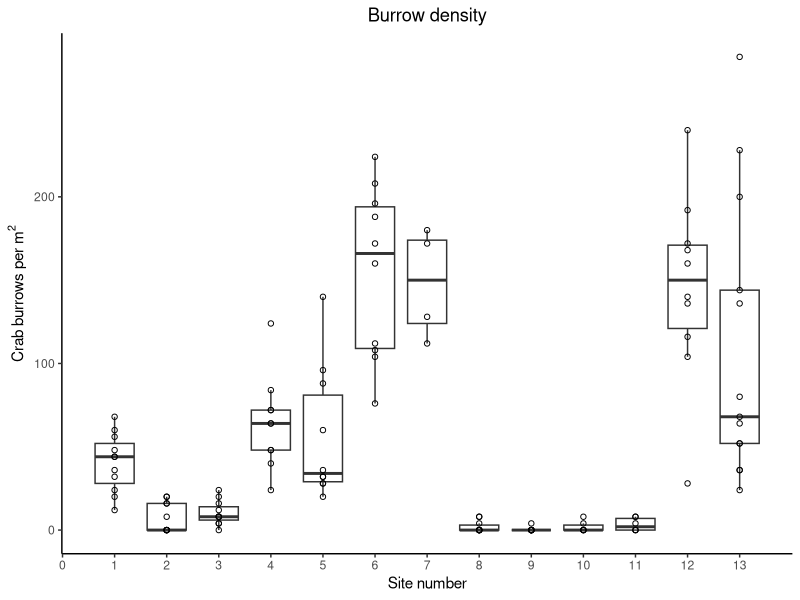
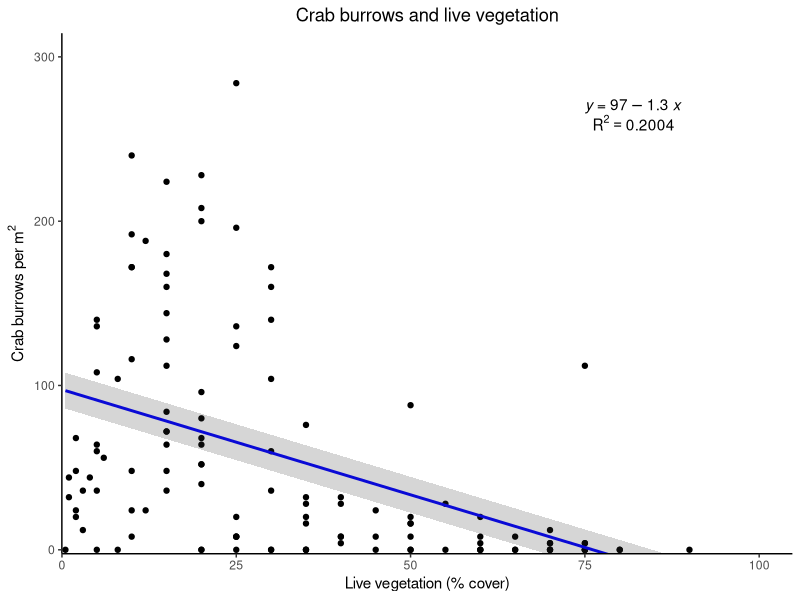

Here is the R script that generated these plots, in order: (Note: this script raises an error after producing the figures.)
#Figures for Burrowing Crab Paper

library(dplyr)
library(ggplot2)
library(tidyverse)
library(ggpubr)

#Figure 2
fig2data <- read.csv("fig2data.csv")
colnames(fig2data)[1] <- "area"
fig2data <- mutate(fig2data, burrowcount_perm2 = (burrowcount_perquarterm2*4))
  
figure2 <-
fig2data %>%
  ggplot(aes(x=area, y=burrowcount_perm2, group=area)) +
  geom_boxplot(outlier.shape = NA) +
  geom_point(color = "black", size = 1.5, shape = 21, fill = NA) +
  xlab("Site number") +
  scale_x_continuous(breaks=seq(0,13,1)) +
  ylab(bquote("Crab burrows per m"^2)) +
  ggtitle("Burrow density") +
  theme_bw() +
  theme(legend.position="none",
        plot.title = element_text(hjust = 0.5),
        axis.line = element_line(colour = "black"),
        panel.grid.minor = element_blank(),
        panel.grid.major = element_blank(),
        panel.background = element_blank(), 
        panel.border = element_blank(),
        text=element_text(family="sans"))

figure2
  

#Figure 3
fig3data <- read.csv("fig3data.csv")
colnames(fig3data)[1] <- "burrowcount_perm2"

lbl1<- paste("R ^ 2 == 0.2004")

figure3 <- 
  fig3data %>%
  ggplot(aes(x = liveveg_percentcover, y= burrowcount_perm2)) +
  geom_point(color = "black", size = 1.5) +
  geom_smooth(method = "lm", se = FALSE, color="blue") +
  xlab("Live vegetation (% cover)") +
  ylab(bquote("Crab burrows per m"^2)) +
  coord_cartesian(ylim= c(12, 300), xlim= c(4.75, 100)) +
  ggtitle("Crab burrows and live vegetation") +
  theme_bw() +
  theme(legend.position="none",
        plot.title = element_text(hjust = 0.5),
        axis.line = element_line(colour = "black"),
        panel.grid.minor = element_blank(),
        panel.grid.major = element_blank(),
        panel.background = element_blank(), 
        panel.border = element_blank(),
        text=element_text(family="sans")) +
  stat_regline_equation(label.x = 75, label.y = 270, aes(x=liveveg_percentcover, y=yline,
                                                         label = after_stat(eq.label))) +
  annotate("text", x=82, y=260, label = lbl1, parse = TRUE) +
  geom_ribbon(aes(ymin=lowerCI, ymax=upperCI), linetype = 2, alpha=0.2)

figure3
  

#Figure 4
fig4data <- read.csv("fig4data.csv")
colnames(fig4data)[1] <- "date"

figure4 <- 
fig4data %>%
  gather(key = "exclosure", value = "crabs", 
         exclosure12.2, 
         exclosure12.4, 
         exclosure12.6, 
         exclosure13.2,
         exclosure13.4,
         exclosure13.6) %>%
  ggplot(aes(x=date, y=crabs, color = exclosure, group = exclosure)) +
  geom_line(linewidth=1) +
  xlab("Date") +
  ylab(bquote("Number of crabs removed per 9 m"^2)) +
  scale_color_manual(name = "Exclosure", 
                      values = c("exclosure12.2" = "red", 
                                 "exclosure12.4" = "orange", 
                                 "exclosure12.6" = "green", 
                                 "exclosure13.2" = "lightblue", 
                                 "exclosure13.4" = "blue", 
                                 "exclosure13.6" = "purple")) +
  ggtitle("Crab removal through time") +
  scale_y_continuous(expand = c(0,0), limits = c(0, 150)) +
  theme_bw() +
  theme(plot.title = element_text(hjust = 0.5),
        axis.line = element_line(colour = "black"),
        panel.grid.minor = element_blank(),
        panel.grid.major = element_blank(),
        panel.background = element_blank(), 
        panel.border = element_blank(),
        axis.text.x = element_text(angle = 90, vjust = 0.5, hjust=1),
        text=element_text(family="sans"))
figure4

#Figure 5
fig5data <- read.csv("fig5data.csv")
colnames(fig5data)[1] <- "burrows"

figure5 <- 
  fig5data %>%
  gather(key = "plant", value = "pccover", 
         salicornia_spp, 
         other_forbs) %>%
  ggplot(aes(x=burrows, y=pccover, color = plant, group = plant)) +
  geom_point(size = 2) +
    labs(color = "") + 
    xlab("Average # burrows") +
    ylab("Vegetation % cover") +
    scale_color_manual(labels = c("Other forbs", "Salicornia species"),
                       values = c("blue", "darkorange1")) +
    ggtitle("Salicornia spp. and Other Forbs by Average Burrow Count") +
    scale_y_continuous(expand = c(0,0), limits = c(-1, 12)) +
    theme_bw() +
    theme(plot.title = element_text(hjust = 0.5),
          axis.line = element_line(colour = "black"),
          panel.grid.minor = element_blank(),
          panel.grid.major = element_blank(),
          panel.background = element_blank(), 
          panel.border = element_blank(),
          text=element_text(family="sans")) +
    stat_poly_line(formula = y~0+x, se=FALSE, linetype = "dashed") +
    stat_poly_eq(use_label(c("eq", "P")), formula = y~0+x, sep = "  ")
  
figure5
  
#Figure 6
fig6data <- read.csv("fig6data.csv")
colnames(fig6data)[1] <- "burrows"

figure6 <- 
  fig6data %>%
  gather(key = "gcov", value = "pccover", 
         wrack, 
         bare) %>%
  ggplot(aes(x=burrows, y=pccover, color = gcov, group = gcov)) +
  geom_point(size = 2) +
  labs(color = "") + 
  xlab("Average # burrows") +
  ylab("Cover category %") +
  scale_color_manual(labels = c("Bare", "Wrack"),
                     values = c("darkorange1", "blue")) +
  ggtitle("Wrack and Bare Ground by Average Burrow Count") +
  scale_y_continuous(expand = c(0,0), limits = c(0, 45)) +
  theme_bw() +
  theme(plot.title = element_text(hjust = 0.5),
        axis.line = element_line(colour = "black"),
        panel.grid.minor = element_blank(),
        panel.grid.major = element_blank(),
        panel.background = element_blank(), 
        panel.border = element_blank(),
        text=element_text(family="sans")) +
#  stat_cor(label.x = 18) +
#  stat_regline_equation() +
  stat_poly_line(method = "lm", se=FALSE, linetype = "dashed") +
  stat_poly_eq(use_label(c("eq", "P")))

figure6

#Figure 7
fig7data <- read.csv("fig7data.csv")
colnames(fig7data)[1] <- "treatment"

fig7summary <-
  fig7data %>%
  group_by(treatment) %>%
  summarize(mean = mean(vegspeciescount), se = sd(vegspeciescount)/
                                                  (sqrt(length(vegspeciescount))))
  

figure7 <-
  fig7summary %>%
  ggplot(aes(x=treatment, y=mean, fill = treatment)) +
  geom_bar(stat = "identity", width=.5, alpha=0.7) +
  geom_errorbar(aes(ymin=mean-se, ymax=mean+se), width = 0.2) +
  xlab("Treatment") +
  ylab("Species richness") +
  scale_fill_manual(values = c("blue", "darkorange1")) +
  ggtitle("Species Richness by Treatment") +
  scale_y_continuous(expand = c(0,0), limits = c(0, 9)) +
  theme_bw() +
  theme(legend.position="none",
        plot.title = element_text(hjust = 0.5), 
        axis.line = element_line(colour = "black"),
        panel.grid.minor = element_blank(),
        panel.grid.major = element_blank(),
        panel.background = element_blank(), 
        panel.border = element_blank(),
        text=element_text(family="sans"))

figure7


#Figure 8
fig8data <- read.csv("fig8data.csv")
colnames(fig8data)[1] <- "site"

fig8summary <-
  fig8data %>%
  pivot_longer(cols = c(-site, -plot, -subplot, -treatment),
               names_to = "species",
               values_to = "c_pccover") %>%
  group_by(treatment, species) %>%
  summarize(mean = mean(c_pccover),
            se = sd(c_pccover)/
                     (sqrt(length(c_pccover)))) %>%
  filter(species %in% c("spal", "suaeda", "salicornia", "disp", "iva", "sppa", "forbs", "bare", "dead", "wrack")) %>%
  mutate(significant = (ifelse(species %in% c("spal", 
                                           "suaeda",
                                           "iva", 
                                           "bare"), 
                              TRUE,
                              FALSE)))
     

figure8 <-
  fig8summary %>%
  ggplot(aes(x=species, y=mean, fill = treatment)) +
  geom_bar(stat = "identity", width=.6, position = "dodge") +
  geom_errorbar(aes(ymin=mean-se, ymax=mean+se), width = 0.2, position = position_dodge(.6)) +
  geom_hline(yintercept = 0) +
  xlab("Species") +
  ylab("Change in Percent Cover ") +
  scale_fill_manual(name = "Treatment", 
    values = c("blue", "darkorange1")) +
  scale_x_discrete(limits = c("spal", "suaeda", "salicornia", "disp", "iva", "sppa", "forbs", "bare", "dead", "wrack"),
    labels = c("spal" = ~italic("Spartina alterniflora"),
                              "suaeda" = ~italic("Suaeda maritima"),
                              "salicornia" = ~italic("Salicornia sp."),
                              "disp" = ~italic("Distichlis spicata"),
                              "iva" = ~italic("Iva frutescens"),
                              "sppa" = ~italic("Spartina patens"),
                              "forbs" = "Other forbs",
                              "bare" = "Bare",
                              "dead" = "Dead",
                              "wrack" = "Wrack")) +
  ggtitle("Change in Vegetation Species Percent Cover After Crab Exclusion") +
  scale_y_continuous(expand = c(0,0), limits = c(-40, 30)) +
  theme_bw() +
  theme(plot.title = element_text(hjust = 0.5),
        axis.line = element_line(colour = "black"),
        panel.grid.minor = element_blank(),
        panel.grid.major = element_blank(),
        panel.border = element_blank(), 
        panel.background = element_blank(),
        axis.text.x = element_text(angle = 90, vjust = 0.5, hjust=1),
        text=element_text(family="sans"))

figure8
